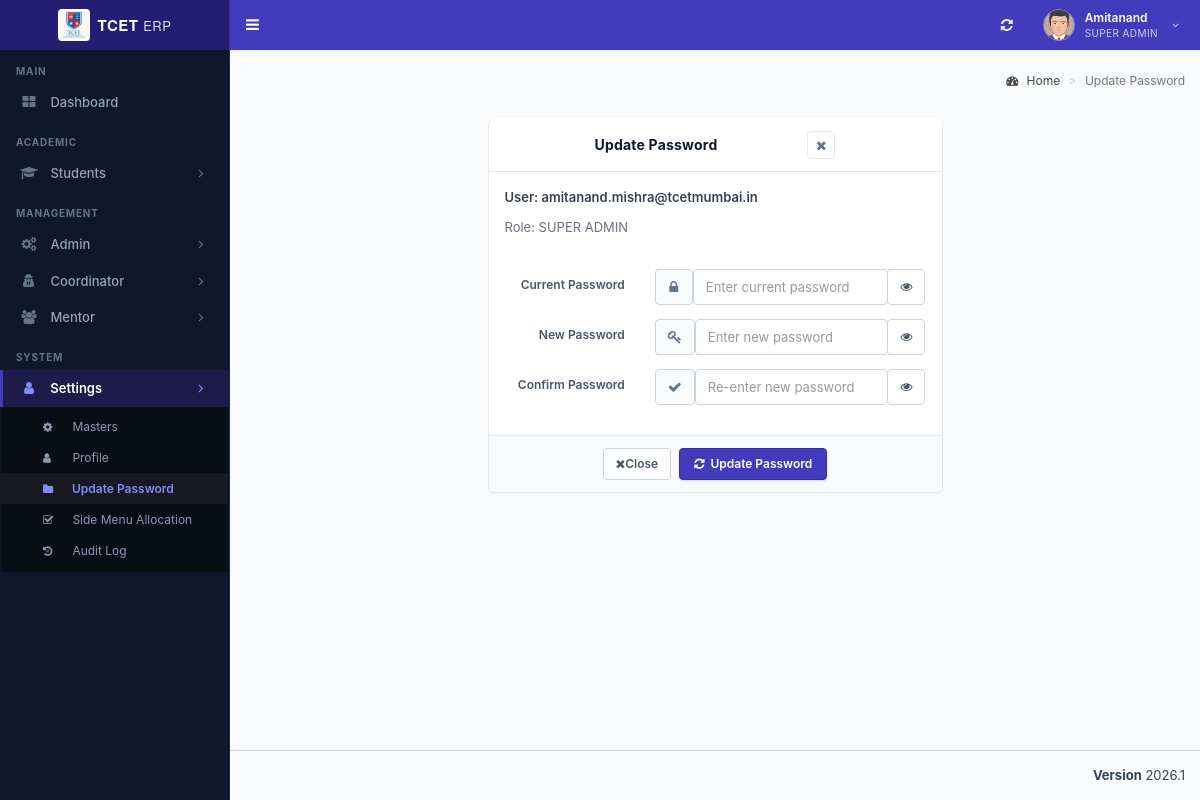
Screenshot of /admin/change_password.php (signed in) with the database file from the repository.
### tables this page shows
CREATE TABLE `st_role_master` (
  `role_id` int(11) NOT NULL,
  `role_name` varchar(100) NOT NULL,
  PRIMARY KEY (`role_id`)
);

CREATE TABLE `st_login` (
  `login_id` int(11) NOT NULL AUTO_INCREMENT,
  `username` varchar(200) NOT NULL,
  `password` varchar(255) NOT NULL,
  `user_id` int(11) NOT NULL,
  `created_at` timestamp NOT NULL DEFAULT current_timestamp(),
  PRIMARY KEY (`login_id`)
);

CREATE TABLE `st_user_master` (
  `user_id` int(11) NOT NULL AUTO_INCREMENT,
  `user_name` varchar(150) NOT NULL,
  `email_id` varchar(200) NOT NULL,
  `phone_number` varchar(15) DEFAULT NULL,
  `department_id` int(11) NOT NULL,
  `role_id` int(11) NOT NULL,
  `student_id` int(11) NOT NULL,
  `is_first_login` tinyint(1) DEFAULT 1,
  PRIMARY KEY (`user_id`)
);

CREATE TABLE `st_menu_master` (
  `menu_id` int(11) NOT NULL,
  `menu_name` varchar(100) NOT NULL,
  `menu_icon` varchar(100) NOT NULL DEFAULT 'fa fa-folder',
  PRIMARY KEY (`menu_id`)
);

CREATE TABLE `st_sub_menu_master` (
  `sub_menu_id` int(11) NOT NULL AUTO_INCREMENT,
  `menu_id` int(11) NOT NULL,
  `sort_order` int(11) NOT NULL DEFAULT 0,
  `sub_menu_name` varchar(100) NOT NULL,
  `sub_menu_icon` varchar(100) NOT NULL DEFAULT 'fa fa-angle-double-right',
  `sub_menu_route` varchar(255) NOT NULL DEFAULT '#',
  PRIMARY KEY (`sub_menu_id`)
);

### admin/change_password.php (the view, shortened to what the rows shown need)
<?php
include "header/header.php";
$currentUserId = intval($userid ?? 0);
$currentRoleId = intval($usertype ?? 0);
$passwordData = array(
  'username' => (string) ($username ?? ''),
  'role_name' => (string) ($role_name ?? '')
);
if ($currentUserId > 0 && $currentRoleId > 0) {
    $profileSql = "SELECT l.username, r.role_name
                   FROM st_login l
                   LEFT JOIN st_user_master u ON u.user_id = l.user_id
                   LEFT JOIN st_role_master r ON r.role_id = u.role_id
                   WHERE l.user_id = ?
                   LIMIT 1";
  $profileStmt = mysqli_prepare($db_handle->conn, $profileSql);
  if ($profileStmt) {
      mysqli_stmt_bind_param($profileStmt, 'i', $currentUserId);
    mysqli_stmt_execute($profileStmt);
    $profileResult = mysqli_stmt_get_result($profileStmt);
    if ($profileResult && ($row = mysqli_fetch_assoc($profileResult))) {
      $passwordData['username'] = (string) ($row['username'] ?? $passwordData['username']);
      $passwordData['role_name'] = (string) ($row['role_name'] ?? $passwordData['role_name']);
    }
  }
}
?>
<div class="content-wrapper">
  <section class="content" style="margin-top: 20px;">
    <div class="row">
      <div class="col-md-6">
        <div class="box profile-form-card">
          <div class="box-body" style="padding-bottom: 0;">
            <p style="margin-bottom: 10px; color: #374151; font-weight: 600;">User: <?php echo htmlspecialchars($passwordData['username']); ?></p>
            <p style="margin-bottom: 0; color: #6b7280;">Role: <?php echo htmlspecialchars($passwordData['role_name']); ?></p>
          </div>
        </div>
      </div>
    </div>
  </section>
</div>
<?php include "header/footer.php"; ?>

### admin/header/header.php (shortened to what the rows shown need)
<?php
require_once __DIR__ . "/../../database/db_connect.php";
$db_handle = new DBController();
$sessionLoginId = intval($_SESSION['user_login_id'] ?? $_SESSION['user_session'] ?? 0);
$username = '';
$userid = 0;
$usertype = 0;
$sql = "SELECT l.login_id, l.username, l.user_id, u.role_id, u.user_name, u.department_id, u.student_id, r.role_name
	    FROM st_login l
	    LEFT JOIN st_user_master u ON u.user_id = l.user_id
	    LEFT JOIN st_role_master r ON r.role_id = u.role_id
	    WHERE l.login_id='" . $sessionLoginId . "' LIMIT 1";
$result = mysqli_query($db_handle->conn, $sql);
if ($result && $result->num_rows > 0) {
	$row = $result->fetch_assoc();
	$username = $row['username'];
	$userid = intval($row['user_id']);
	$usertype = intval($row['role_id']);
}
$name = $username;
$profileSql = "SELECT COALESCE(NULLIF(TRIM(u.user_name), ''), l.username) AS user_name
			   FROM st_login l
			   LEFT JOIN st_user_master u ON u.user_id = l.user_id
			   WHERE l.user_id = $userid LIMIT 1";
$profileResult = mysqli_query($db_handle->conn, $profileSql);
if ($profileResult && ($profileRow = mysqli_fetch_assoc($profileResult))) {
	$profileName = trim((string)($profileRow['user_name'] ?? ''));
	if ($profileName !== '') {
		$name = $profileName;
	}
}
$sql = "SELECT role_name FROM st_role_master WHERE role_id = ? LIMIT 1";
$stmt = mysqli_prepare($db_handle->conn, $sql);
if ($stmt) {
	mysqli_stmt_bind_param($stmt, 'i', $usertype);
	mysqli_stmt_execute($stmt);
	$result = mysqli_stmt_get_result($stmt);
	if ($row = mysqli_fetch_assoc($result)) {
		$role_name = $row['role_name'];
	}
}
?>
<!DOCTYPE html>
<html>
<head>
	<link rel="stylesheet" href="bootstrap/css/bootstrap.min.css">
	<link rel="stylesheet" href="https://cdnjs.cloudflare.com/ajax/libs/font-awesome/4.5.0/css/font-awesome.min.css">
	<link rel="stylesheet" href="https://cdnjs.cloudflare.com/ajax/libs/ionicons/2.0.1/css/ionicons.min.css">
	<link rel="stylesheet" href="dist/css/AdminLTE.min.css">
	<link rel="stylesheet" href="dist/css/skins/_all-skins.min.css">
	<link rel="stylesheet" href="plugins/iCheck/flat/blue.css">
	<link rel="stylesheet" href="plugins/morris/morris.css">
	<link rel="stylesheet" href="plugins/jvectormap/jquery-jvectormap-1.2.2.css">
	<link rel="stylesheet" href="plugins/datepicker/datepicker3.css">
	<link rel="stylesheet" href="plugins/daterangepicker/daterangepicker.css">
	<link rel="stylesheet" href="plugins/bootstrap-wysihtml5/bootstrap3-wysihtml5.min.css">
	<link rel="stylesheet" href="css/erp-theme.css">
</head>
<body class="hold-transition skin-blue sidebar-mini main-content-responsive">
	<div class="wrapper">
		<header class="main-header">
			<nav class="navbar navbar-static-top" role="navigation">
				<div class="navbar-custom-menu">
					<ul class="nav navbar-nav">
						<li class="dropdown user user-menu">
							<a href="#" class="dropdown-toggle erp-header-user-btn" data-toggle="dropdown">
								<div class="erp-header-user-meta hidden-xs">
									<span class="erp-header-user-name"><?php echo htmlspecialchars($name !== '' ? $name : $username); ?></span>
									<span class="erp-header-user-role"><?php echo htmlspecialchars($role_name ?? 'User'); ?></span>
								</div>
							</a>
						</li>
					</ul>
				</div>
			</nav>
		</header>
		<aside class="main-sidebar">
			<section class="sidebar">
				<?php include_once "side_menu.php"; ?>
			</section>
		</aside>

### admin/header/side_menu.php (shortened to what the rows shown need)
<?php
if (!function_exists('sidebar_has_column')) {
function sidebar_has_column($conn, $table, $column)
{
	$escapedColumn = mysqli_real_escape_string($conn, $column);
	$result = mysqli_query($conn, "SHOW COLUMNS FROM $table LIKE '$escapedColumn'");
	$exists = ($result && mysqli_num_rows($result) > 0);
	return $exists;
}
}
$menuHasIconColumn = sidebar_has_column($db_handle->conn, 'st_menu_master', 'menu_icon');
$subMenuHasIconColumn = sidebar_has_column($db_handle->conn, 'st_sub_menu_master', 'sub_menu_icon');
$subMenuHasRouteColumn = sidebar_has_column($db_handle->conn, 'st_sub_menu_master', 'sub_menu_route');
$menuTree = array();
$menuIconSelect = $menuHasIconColumn
	? "COALESCE(NULLIF(TRIM(m.menu_icon), ''), 'fa fa-folder') AS menu_icon"
	: "'fa fa-folder' AS menu_icon";
$subMenuRouteSelect = $subMenuHasRouteColumn
	? "COALESCE(NULLIF(TRIM(sm.sub_menu_route), ''), '#') AS sub_menu_route"
	: "'#' AS sub_menu_route";
$subMenuIconSelect = $subMenuHasIconColumn
	? "COALESCE(NULLIF(TRIM(sm.sub_menu_icon), ''), 'fa fa-angle-double-right') AS sub_menu_icon"
	: "'fa fa-angle-double-right' AS sub_menu_icon";
$menuSql = "SELECT m.menu_id, m.menu_name, $menuIconSelect
			FROM st_menu_master m
			WHERE (
				EXISTS (
					SELECT 1
					FROM st_menu_allocation_master mar
					WHERE mar.menu_id = m.menu_id
					  AND mar.role_id = ?
					  AND mar.sub_menu_id IS NULL
				)
				OR EXISTS (
					SELECT 1
					FROM st_menu_allocation_master maa
					WHERE maa.menu_id = m.menu_id
					  AND maa.role_id = ?
					  AND maa.sub_menu_id IS NOT NULL
				)
			)
			ORDER BY m.menu_id";
$menuStmt = mysqli_prepare($db_handle->conn, $menuSql);
if ($menuStmt) {
	mysqli_stmt_bind_param($menuStmt, 'ii', $usertype, $usertype);
	mysqli_stmt_execute($menuStmt);
	$menuResult = mysqli_stmt_get_result($menuStmt);
	while ($menuRow = mysqli_fetch_assoc($menuResult)) {
		$menuId = (int) $menuRow['menu_id'];
		$menuTree[$menuId] = array(
			'menu_name' => $menuRow['menu_name'],
			'menu_icon' => $menuRow['menu_icon'],
			'submenus' => array()
		);
		$subSql = "SELECT sm.sub_menu_id, sm.sub_menu_name, $subMenuRouteSelect, $subMenuIconSelect
				   FROM st_sub_menu_master sm
				   WHERE sm.menu_id = ?
				   AND (
					   EXISTS (
						   SELECT 1
						   FROM st_menu_allocation_master mar
						   WHERE mar.sub_menu_id = sm.sub_menu_id
							 AND mar.role_id = ?
					   )
				   )
				   ORDER BY sm.sort_order ASC, sm.sub_menu_id ASC";
		$subStmt = mysqli_prepare($db_handle->conn, $subSql);
		if ($subStmt) {
			mysqli_stmt_bind_param($subStmt, 'ii', $menuId, $usertype);
			mysqli_stmt_execute($subStmt);
			$subResult = mysqli_stmt_get_result($subStmt);
			while ($subRow = mysqli_fetch_assoc($subResult)) {
				$menuTree[$menuId]['submenus'][] = $subRow;
			}
		}
	}
}
?>
<ul class="sidebar-menu" id="sidebar-dynamic-menu">
<?php
$sidebarHomeRoute = ((int) ($usertype ?? 0) === 5) ? 'student_dashboard.php' : 'index.php';
$sidebarHomeLabel = ((int) ($usertype ?? 0) === 5) ? 'Dashboard' : 'Dashboard';
$sidebarHomeIcon = ((int) ($usertype ?? 0) === 5) ? 'fa fa-dashboard' : 'fa fa-th-large';
$currentScript = basename($_SERVER['PHP_SELF'] ?? '');
?>
<li class="header">MAIN</li>
<li class="<?php echo ($currentScript === 'index.php' || $currentScript === 'student_dashboard.php') ? 'active' : ''; ?>">
	<a href="<?php echo htmlspecialchars($sidebarHomeRoute); ?>">
		<i class="<?php echo htmlspecialchars($sidebarHomeIcon); ?>"></i>
		<span><?php echo htmlspecialchars($sidebarHomeLabel); ?></span>
	</a>
</li>
<?php
$renderedHeaders = array();
foreach ($menuTree as $menuId => $menuData) {
	$menuName = trim((string) $menuData['menu_name']);
	$menuLower = strtolower($menuName);
	$menuIcon = trim((string) $menuData['menu_icon']);
	$sectionGroup = '';
	if (in_array($menuLower, array('students', 'student', 'coordinator', 'academics', 'academic'), true)) {
		$sectionGroup = 'ACADEMIC';
	} elseif (in_array($menuLower, array('admin', 'mentor', 'management'), true)) {
		$sectionGroup = 'MANAGEMENT';
	} elseif (in_array($menuLower, array('settings', 'system'), true)) {
		$sectionGroup = 'SYSTEM';
	}
	if ($sectionGroup !== '' && !isset($renderedHeaders[$sectionGroup])) {
		echo '<li class="header">' . htmlspecialchars($sectionGroup) . '</li>';
		$renderedHeaders[$sectionGroup] = true;
	}
	$isMenuActive = false;
	if (!empty($menuData['submenus'])) {
		foreach ($menuData['submenus'] as $sub) {
			$routeBase = basename($sub['sub_menu_route'] ?? '');
			if ($routeBase !== '' && $routeBase !== '#' && strpos($currentScript, $routeBase) !== false) {
				$isMenuActive = true;
				break;
			}
		}
	}
?>
<li class="treeview <?php echo $isMenuActive ? 'active' : ''; ?>" data-menu-id="<?php echo $menuId; ?>" id="sidebar-menu-<?php echo $menuId; ?>">
	<a href="#">
		<i class="<?php echo htmlspecialchars($menuIcon); ?>" aria-hidden="true"></i>
		<span><?php echo htmlspecialchars(ucwords(strtolower($menuName))); ?></span>
		<span class="pull-right-container">
			<i class="fa fa-angle-right pull-right"></i>
		</span>
	</a>
	<ul class="treeview-menu" id="sidebar-submenu-<?php echo $menuId; ?>" <?php echo $isMenuActive ? 'style="display: block;"' : ''; ?>>
	<?php if (!empty($menuData['submenus'])) {
		foreach ($menuData['submenus'] as $subMenu) {
			$subId = intval($subMenu['sub_menu_id']);
			$subName = trim((string) $subMenu['sub_menu_name']);
			$subRoute = trim((string) ($subMenu['sub_menu_route'] ?? '#'));
			$subIcon = trim((string) ($subMenu['sub_menu_icon'] ?? 'fa fa-circle-o'));
			$isSubActive = ($subRoute !== '#' && basename($subRoute) === $currentScript);
	?>
		<li class="<?php echo $isSubActive ? 'active' : ''; ?>" data-sub-menu-id="<?php echo $subId; ?>" id="sidebar-submenu-item-<?php echo $subId; ?>">
			<a href="<?php echo htmlspecialchars($subRoute); ?>">
				<i class="<?php echo htmlspecialchars($subIcon); ?>"></i>
				<span><?php echo htmlspecialchars($subName); ?></span>
			</a>
		</li>
	<?php }
	} ?>
	</ul>
</li>
<?php } ?>
</ul>

### rows the page displays
st_role_master: role_name "SUPER ADMIN"
st_login: user.role_id "Dashboard", username "amitanand.mishra@tcetmumbai.in", st_role_master.role_name "SUPER ADMIN"
st_menu_master: menu_name "ACADEMIC", menu_name "Students"
st_menu_master: menu_name "MANAGEMENT", menu_name "Admin"
st_menu_master: menu_name "Coordinator"
st_menu_master: menu_name "Mentor"
st_menu_master: menu_name "SYSTEM", menu_name "Settings"
st_sub_menu_master: sub_menu_name "Masters"
st_sub_menu_master: sub_menu_name "Profile"
st_sub_menu_master: sub_menu_name "Update Password"
st_sub_menu_master: sub_menu_name "Side Menu Allocation"
st_sub_menu_master: sub_menu_name "Audit Log"

### other values shown
$name !== '' ? $name : $username "Amitanand"
